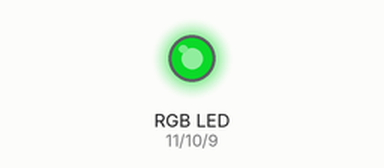
The sketch below on a simulated Arduino Uno, built with avr-gcc and run on an emulated ATmega328P. On the bench: an RGB LED mixed from three pins (HIGH = lit). Dim RGB values are drawn brighter than linear; random numbers use the default seed unless the sketch sets one.

Above: at 0.15 s.
At 4.08 s:
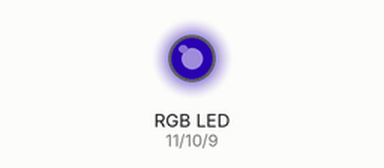
At 8.05 s:
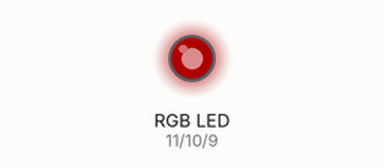
At 18.51 s:
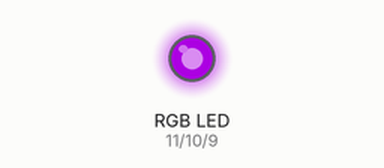
At 28.05 s:
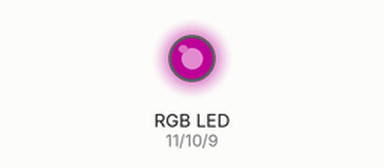
At 36.8 s:
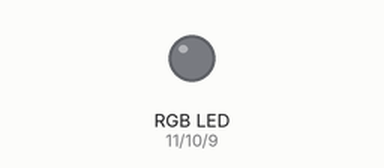
Timing chart, 0 to 40.0 s (numbered marks = the images above):
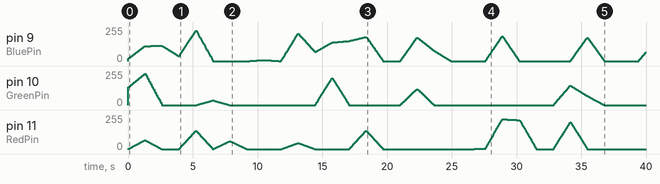

The sketch:

RGB_led_fade.ino
```cpp
float RGB1[3];
float RGB2[3];
float INC[3];

int red, green, blue;

int RedPin = 11;
int GreenPin = 10;
int BluePin = 9;


void setup()
{
    Serial.begin(9600);
  randomSeed(analogRead(0));

for (int x=0; x<3; x++) {
  RGB1[x] = random(256);
  RGB2[x] = random(256); }

}

void loop()
{
  //randomSeed(millis());

  for (int x=0; x<3; x++) {
    INC[x] = (RGB1[x] - RGB2[x]) / 256; }

  for (int x=0; x<256; x++) {

    red = int(RGB1[0]);
    green = int(RGB1[1]);
    blue = int(RGB1[2]);

    analogWrite (RedPin, red);
    analogWrite (GreenPin, green);
    analogWrite (BluePin, blue);
    delay(5);

    for (int x=0; x<3; x++) {
         RGB1[x] -= INC[x];}

  }

  for (int x=0; x<3; x++) {
  RGB2[x] = random(956)-700;
  RGB2[x] = constrain(RGB2[x], 0, 255);

  delay(5);
 }
}
```
